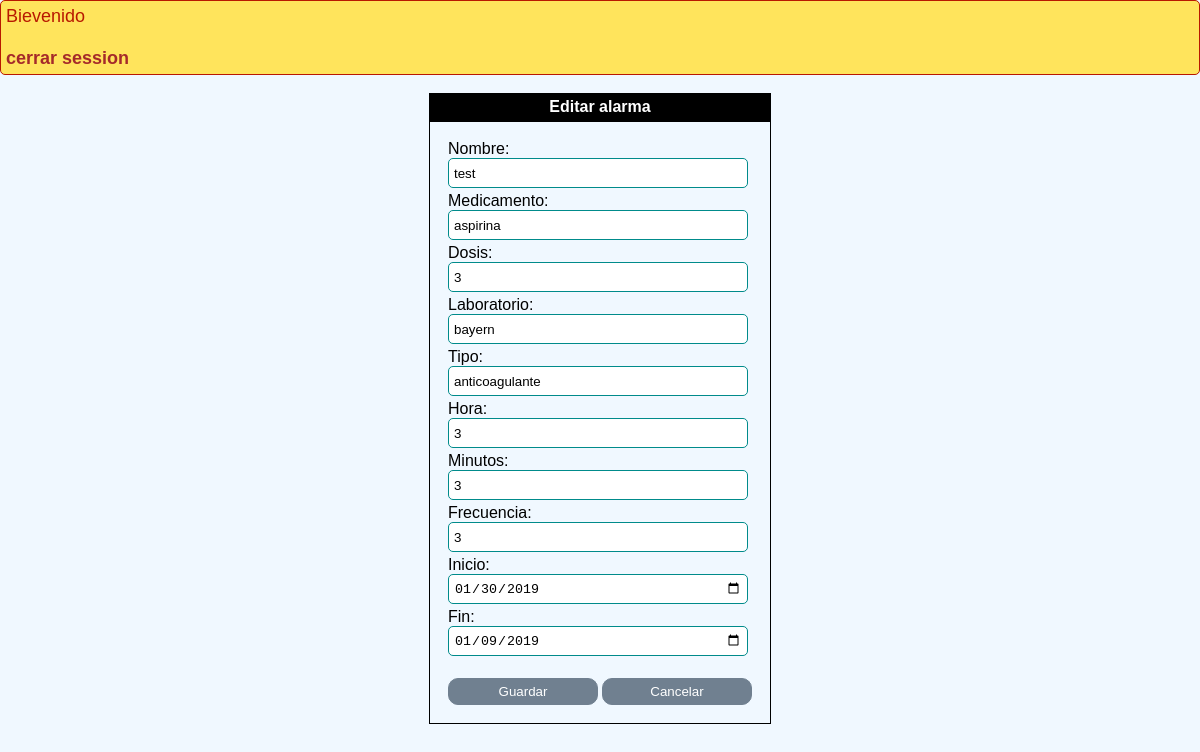
The app's page /AplicacionWebPHP/accion.php?accion=editar&id=1 with its own data.
### tables this page shows
CREATE TABLE `alarma` (
  `id_alarma` int(11) NOT NULL,
  `nombre` varchar(30) NOT NULL,
  `nombre_med` varchar(30) NOT NULL
);

CREATE TABLE `medicamento` (
  `nombre_med` varchar(30) NOT NULL,
  `dosis` int(1) NOT NULL,
  `laboratorio` varchar(30) NOT NULL,
  `tipo` varchar(20) NOT NULL
);

CREATE TABLE `horario` (
  `id_horario` int(11) NOT NULL,
  `hora` int(2) NOT NULL,
  `minuto` int(2) NOT NULL,
  `periodicidad` int(2) NOT NULL,
  `id_alarma` int(11) NOT NULL
);

CREATE TABLE `dia` (
  `id_dia` int(11) NOT NULL,
  `fecha_inicio` date NOT NULL,
  `fecha_final` date NOT NULL,
  `id_alarma` int(11) NOT NULL
);

### AplicacionWebPHP/accion.php (the view, shortened to what this page needs)
<?php
include_once "conexion.php";
if($_GET["accion"]=='borrar'){
	mysqli_query($con,"delete from horario where id_alarma=".$_GET["id"].";");
	mysqli_query($con,"delete from dia where id_alarma=".$_GET["id"].";");
	mysqli_query($con,"delete from medicamento where nombre_med=(select nombre_med from alarma where id_alarma=".$_GET["id"].");");
	mysqli_query($con,"delete from alarma where id_alarma=".$_GET["id"].";");
	mysqli_close($con);
	echo "<script>alert('Alerta eliminada')</script>";
	echo "<script>location.href='alarmas.php';</script>";
}else{
$res=mysqli_fetch_array(mysqli_query($con,"select al.nombre as nombre,al.nombre_med as medicina,med.dosis as dosis,med.laboratorio as laboratorio,med.tipo as tipo,horario.minuto as minutos, horario.hora as hora, dia.fecha_inicio as inicio, dia.fecha_final as fin, horario.periodicidad as frecuencia  from alarma as al inner join medicamento as med on med.nombre_med=al.nombre_med inner join dia on dia.id_alarma=al.id_alarma inner join horario on horario.id_alarma=al.id_alarma where al.id_alarma=".$_GET["id"].";"));
?>
<html>
<head>
<link rel="stylesheet" href="estilo.css" media="all">
<div class="mensaje">Bievenido<h3><?php echo $_SESSION["usuario"] ?></h3><a href="cerrar.php">cerrar session</a></div>
</head>
<body>
<br>
<form action="editar.php" method="post">
<table align="center" style="border:1px solid black; padding: 15px;">
<caption>Editar alarma</caption>
<tr>
<td colspan=2>
<span>Nombre:</span><br/>
<?php echo '<input class= "cajas" type="text" name="nombre" value="'.$res["nombre"].'" required>';?>
</td>
</tr>
<tr>
<td colspan=2>
<span>Medicamento:</span><br/>
<?php echo '<input class= "cajas" type="text" name="medicamento" value="'.$res["medicina"].'"required>';?>
</td>
</tr>
<tr>
<td colspan=2>
<span>Dosis:</span><br/>
<?php echo '<input class="cajas" type="number" name="dosis" value="'.$res["dosis"].'" required>';?>
</td>
</tr>
<tr>
<td colspan=2>
<span>Laboratorio:</span><br/>
<?php echo '<input class="cajas" type="text" value="'.$res["laboratorio"].'" name="laboratorio">';?>
</td>
</tr>
<tr>
<td colspan=2>
<span>Tipo:</span><br/>
<?php echo '<input class="cajas" type="text" value="'.$res["tipo"].'" name="tipo">';?>
</td>
</tr>
<tr>
<td colspan=2>
<span>Hora:</span><br/>
<?php echo '<input class="cajas" type="number" value="'.$res["hora"].'" name="hora">';?>
</td>
</tr>
<tr>
<td colspan=2>
<span>Minutos:</span><br/>
<?php echo '<input class="cajas" type="number" value="'.$res["minutos"].'" name="minuto">';?>
</td>
</tr>
<tr>
<td colspan=2>
<span>Frecuencia:</span><br/>
<?php echo '<input class="cajas" type="number" name="periodicidad" value="'.$res["frecuencia"].'" required>';?>
</td>
</tr>
<tr>
<td colspan=2>
<span>Inicio:</span><br/>
<?php echo '<input class="cajas" type="date" name="inicio" value="'.$res["inicio"].'" required>';?>
</td>
</tr>
<tr>
<td colspan=2>
<span>Fin:</span><br/>
<?php echo '<input class="cajas" type="date" name="fin" value="'.$res["fin"].'" required>';?>
</td>
</tr>
<tr>
<td>
<br/>
<input type="submit" class="boton" value="Guardar">
</td>
<td>
<br/>
<input type="button" class="boton" onclick="location.href='alarmas.php'" value="Cancelar">
</td>
</tr>
</table>
</form>
</body>
</html>
<?php
}
?>

### AplicacionWebPHP/estilo.css (style rules this page uses)
body { background:aliceblue; margin:0; padding:0; font-family:sans-serif; }
a { color:brown; font-weight: bold; text-decoration: none; }
.cajas { width:300px; border: 1px solid darkcyan; height:30px; border-radius:5px; padding: 5px; }
table caption { background: #000; color:#fff; font-weight: bold; padding:5px; }
.boton { background-color:slategrey; color:#fff; padding:5px; width:150px; cursor:pointer; border-radius:10px; border:1px solid slategrey; }
.mensaje { background-color:#ffe45c; padding:5px; color:#b81900; font-size: 18px; border: 1px solid #b81900; border-radius:5px; }

### records on screen
alarma: nombre "test", medicamento "aspirina", dosis "3", laboratorio "bayern", tipo "anticoagulante", hora "3", minuto "3", periodicidad "3", inicio "01/30/2019", fin "01/09/2019"
